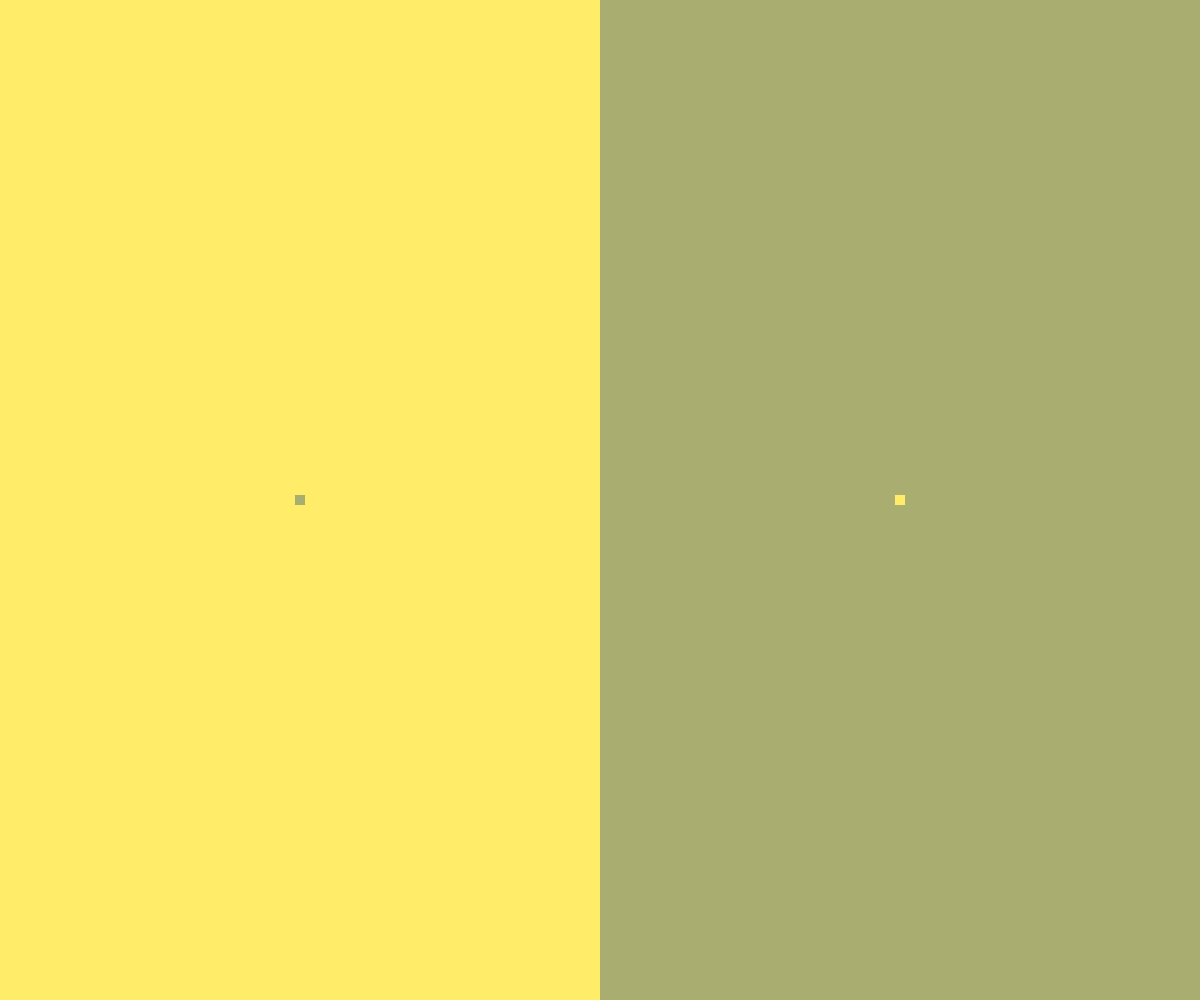
Frame 1 (no input)
Frame 60 (no input): identical to frame 1, image omitted
Frame 120 (the mouse pressed at the canvas centre since frame 60): identical to frame 1, image omitted

The p5.js sketch that drew this single still picture (run headless with seeded random() and noise() and a simulated clock; from frame 60 on, the mouse is pressed at the canvas centre):

// p5.js sketch
// ── sketch.js
function setup() {
  createCanvas(windowWidth,windowHeight);
  rectMode(CENTER);
}

function draw() {
  noStroke();
  fill(255,237,106);
  rect(width/4,height/2,width/2,height);
  fill(169,174,112);
  rect(width/4,height/2, 10, 10);
  
  fill(169,174,112);
  rect((width*3)/4, height/2,width/2, height);
  fill(255,237,106);
  rect(width*3/4, height/2, 10,10);
}
